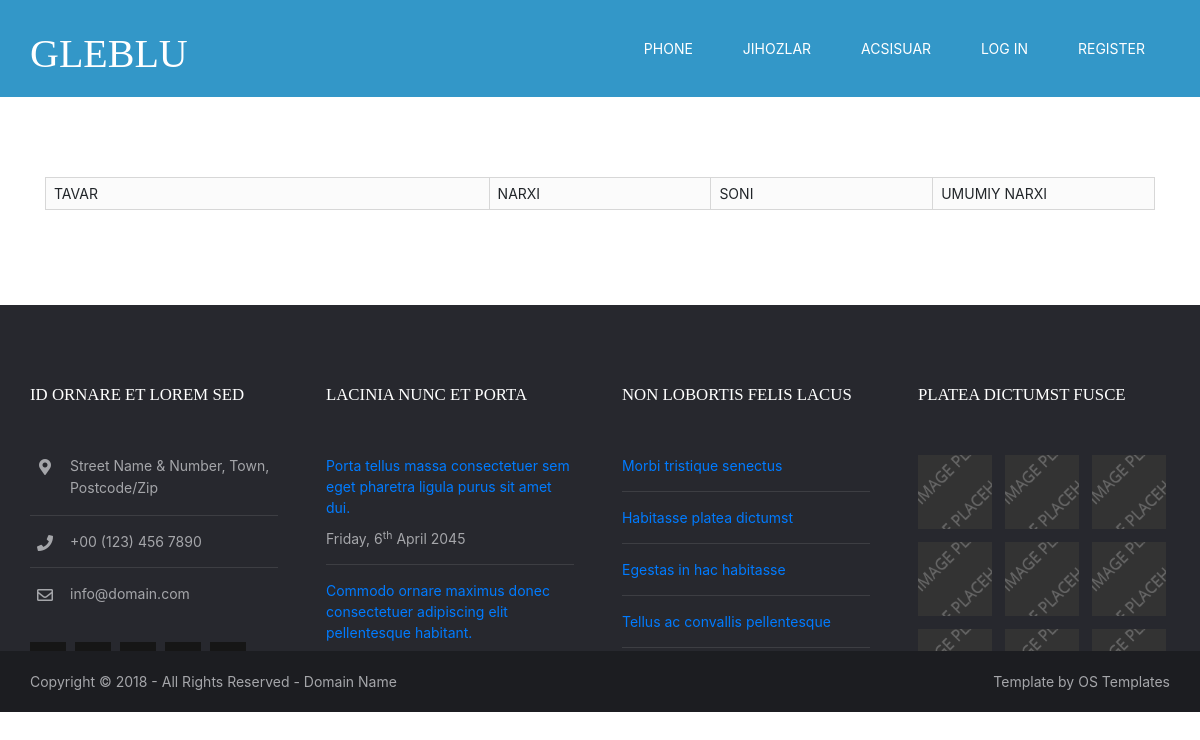
Page /cart/ on the earlier database version.
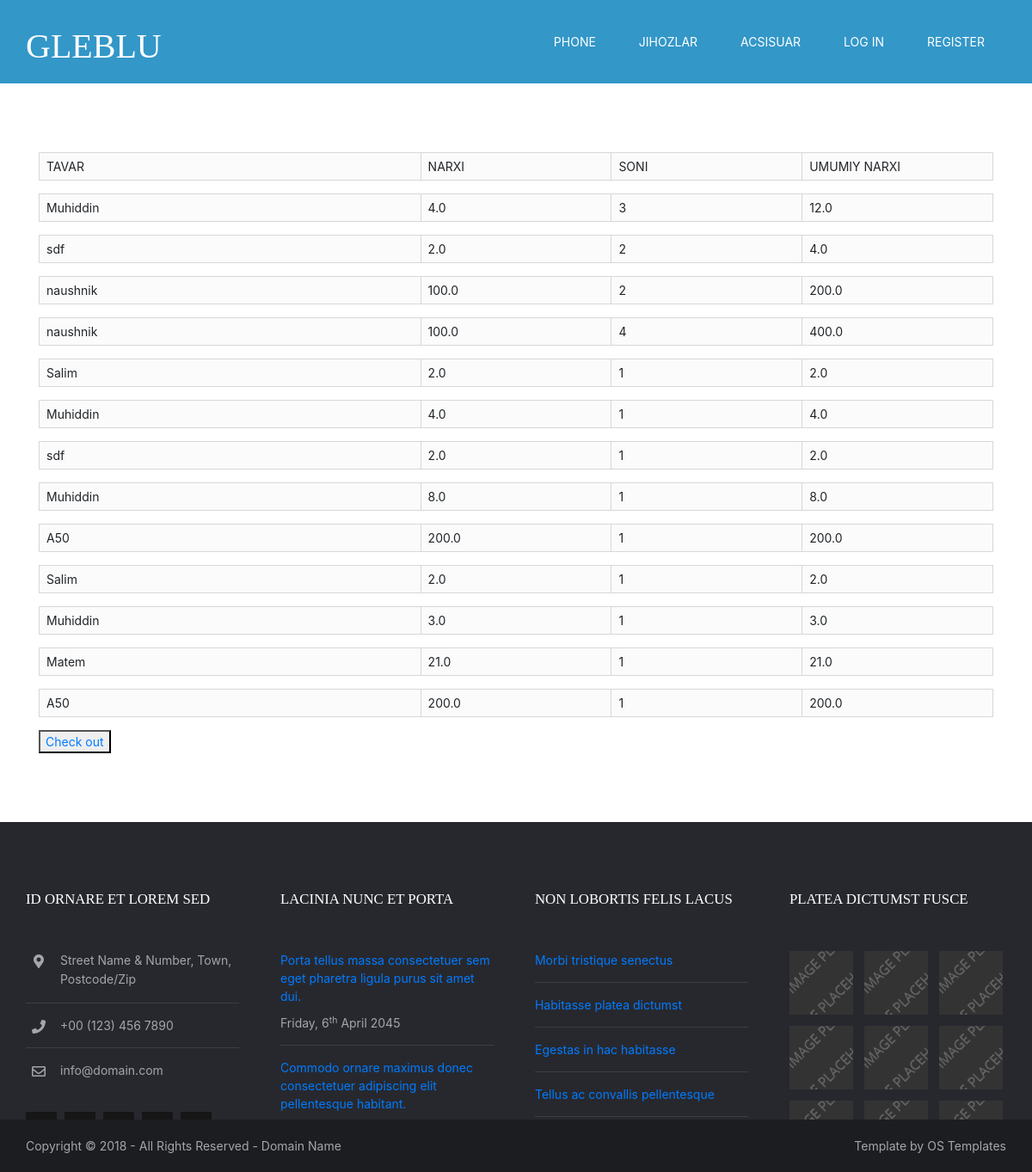
Same page on the later database version.
### bloc/models.py (models this page shows, shortened)
class Cart(models.Model):
    user = models.ForeignKey(User, on_delete=models.CASCADE, default='')
    product = models.ForeignKey(Product, on_delete=models.CASCADE, blank=True, null=True)
    quantity = models.IntegerField(default=1)
    subtotel = models.FloatField(default=1)

class Product(models.Model):
    PRODUCT_TYPE = (
        ('furniture', 'FURNITURE'),
        ('phones', 'PHONES'),
        ('accessories', 'ACCESSORIES')
    )
    name = models.CharField(max_length=128)
    description = models.CharField(max_length=1024, blank=True, null=True)
    price = models.FloatField()
    image = models.ImageField(upload_to='product/', blank=True, null=True)
    type = models.CharField(choices=PRODUCT_TYPE, max_length=16)
    created_at = models.DateTimeField(auto_now_add=True)
    updated_at = models.DateTimeField(auto_now=True)
    def __str__(self):
        return self.name

### bloc/views.py (the view)
# urls.py: path('cart/', views.CartView.as_view(), name='cart'),
class CartView(ListView):
    model = Cart
    template_name = 'pages/cart.html'
    context_object_name = 'carts'

### bloc/templates/pages/cart.html
{% extends 'base.html' %}
{% load static %}
{% block content %}
<div class="container">
    <table>
    <tr>
        <td style="width: 40%;">TAVAR</td>
        <td style="width: 20%;">NARXI</td>
        <td style="width: 20%;">SONI</td>
        <td style="width: 20%;">UMUMIY NARXI</td>
    </tr>
        </table>
    {% for cart in carts%}
        <table>
    <tr>
        <td style="width: 40%;">{{cart.product}}</td>
        <td style="width: 20%;">{{cart.product.price}}</td>
        <td style="width: 20%;">{{cart.quantity}}</td>
        <td style="width: 20%;"> {{cart.subtotel}}</td>
    </tr>
        </table>
    {% endfor %}
    {% if carts%}
    <button><a href="{% url 'order'%}">Check out</a></button>
    {% endif %}
</div>
{% endblock %}

Differences in the rows shown:
added Cart: product "Muhiddin", product.price "4.0", quantity "3", subtotel "12.0"
added Cart: product "sdf", product.price "2.0", quantity "2", subtotel "4.0"
added Cart: product "naushnik", product.price "100.0", quantity "2", subtotel "200.0"
added Cart: product "naushnik", product.price "100.0", quantity "4", subtotel "400.0"
added Cart: product "Salim", product.price "2.0", quantity "1", subtotel "2.0"
added Cart: product "Muhiddin", product.price "4.0", quantity "1", subtotel "4.0"
added Cart: product "sdf", product.price "2.0", quantity "1", subtotel "2.0"
added Cart: product "Muhiddin", product.price "8.0", quantity "1", subtotel "8.0"
added Cart: product "A50", product.price "200.0", quantity "1", subtotel "200.0"
added Cart: product "Salim", product.price "2.0", quantity "1", subtotel "2.0"
added Cart: product "Muhiddin", product.price "3.0", quantity "1", subtotel "3.0"
added Cart: product "Matem", product.price "21.0", quantity "1", subtotel "21.0"
added Cart: product "A50", product.price "200.0", quantity "1", subtotel "200.0"
Other differences:
text now shown: "Check out"
